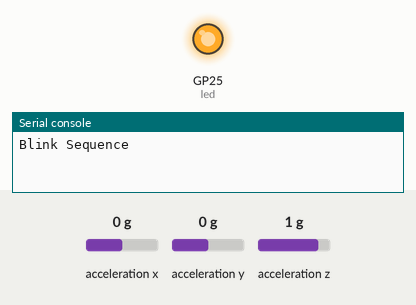
Simulated run of this program. Board: Raspberry Pi Pico running MicroPython. Parts: output pins drawn as LEDs (lit = HIGH), the last lines printed to the serial console. Inputs (shaded band) come from the test bench; at power-on: acceleration x 0 g, acceleration y 0 g, acceleration z 1 g. Files the program writes start out absent; library files of the repository ran but are not shown: MPU6050.py. At 13.3 s the program stops and its outputs stay as they are.

Above: at 0.1 s.
At 13.3 s:
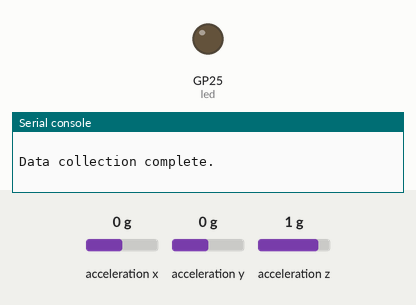
Timing chart, 0 to 14.8 s (numbered marks = the images above):
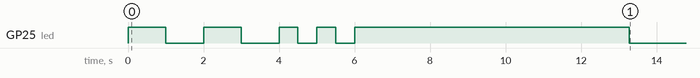

Measured:
- by itself, GP25 (led): LOW → HIGH at 0.00 s, → LOW 1.0 s later, → HIGH 1.0 s later, → LOW 1.0 s later, … (10 changes in this stretch)

The program:

MicroShaker.py
```python
# Write your code here :-)
import machine
import utime
import MPU6050
import uos

# Set up the I2C interface
i2c = machine.I2C(1, sda=machine.Pin(14), scl=machine.Pin(15))
# Set up the MPU6050 class
mpu = MPU6050.MPU6050(i2c)

# This function counts the number of csv files in the root directory
def count_csv_files():
    file_list = uos.listdir("/")
    csv_files = [file for file in file_list if file.endswith(".csv")]
    return len(csv_files)

# Get the number of CSV files in the root directory
num_csv_files = count_csv_files()
filename = "data{}.csv".format(num_csv_files)

# wake up the MPU6050 from sleep
mpu.wake()

led = machine.Pin("LED", machine.Pin.OUT)

print('Blink Sequence')
led.on()
utime.sleep_ms(1000)
led.off()
utime.sleep_ms(1000)
led.on()
utime.sleep_ms(1000)
led.off()
utime.sleep_ms(1000)
led.on()
utime.sleep_ms(500)
led.off()
utime.sleep_ms(500)
led.on()
utime.sleep_ms(500)
led.off()
utime.sleep_ms(500)
led.on()

# Open the data file for append and write header
d = open(filename, "a")
d.write("T, X, Y, Z \n")
runtime = 0

print("Starting data collection... \n")
# Collect the acceleration data
numCycles = 2500
while numCycles > 0:
    d.write("%i" % utime.time_ns() + ", %.2f, %.2f, %.2f \n" % (mpu.read_accel_data()))
    utime.sleep_ms(2)
    numCycles = numCycles - 1

print("Data collection complete. \n")
led.off()
d.flush()
d.close()
```
